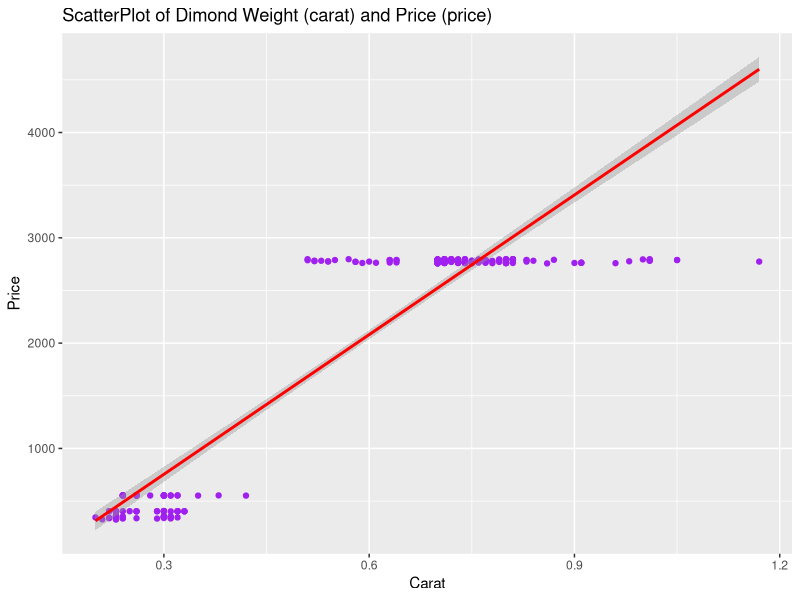

Source code (R):
## ---- chunk 1
library(tidyverse)
data<-diamonds
data2 <- data %>% slice(-c(301:53940))

diamond.function <- function(color1,facet2="NULL"){
  plt2<-ggplot(data = data2, mapping = aes(x = carat, y = price)) + geom_point(col = color1) + stat_smooth(method = "lm", col = "red") + labs(x = "Carat", y = "Price", title = "ScatterPlot of Dimond Weight (carat) and Price (price)")
  if(!facet2=="NULL"){
    return(plt2 + facet_grid(color~.))
  }
  return(plt2)
}

diamond.function("purple")
